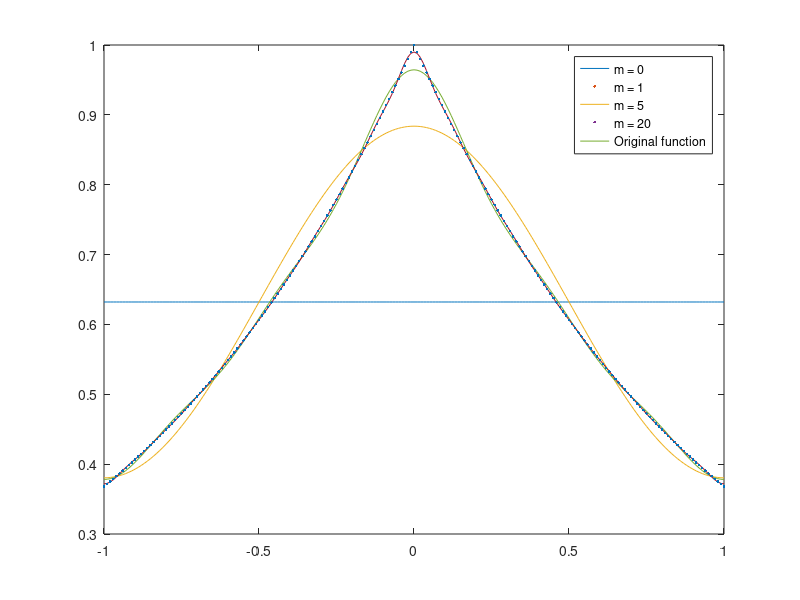
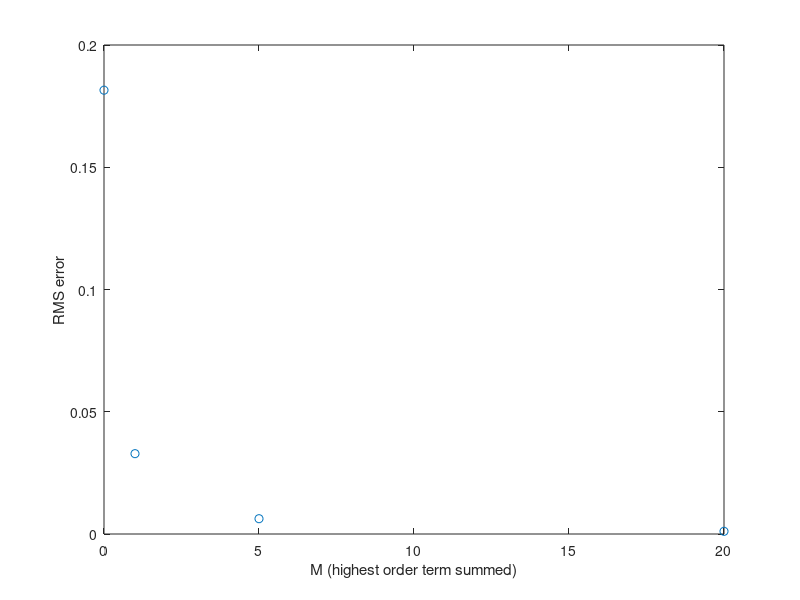

Source code (MATLAB) for these figures, in order:
% Define the function y(t)
y = @(t) (t<=0).*exp(t) + (t>0).*exp(-t);

t = (-1:0.01:1);

y_true = y(t);

M = [0,1,5,20];
rms_error = zeros(1,length(M));

for i = 1:length(M)
    y_approx = zeros(size(t));
    a0 = 2.*(1 - 1/exp(1));
    y_approx = y_approx + a0/2;
    for n=1:M(i)
        bn = 2*(pi*n*sin(pi*n)-cos(pi*n)+exp(1))/(exp(1)*pi^2*n^2+exp(1));    
        y_approx = y_approx + (cos(n*pi*t)*bn);
    end
    
    plot(t, y_approx, '-', t, y_true, '.');
    legend('m = 0', 'm = 1','m = 5', 'm = 20','Original function');
    hold on

    rms_error(i) = sqrt(mean((y_true - y_approx).^2));
  
end
figure,
plot(M, rms_error,'o');
xlabel('M (highest order term summed)');
ylabel('RMS error');
    




